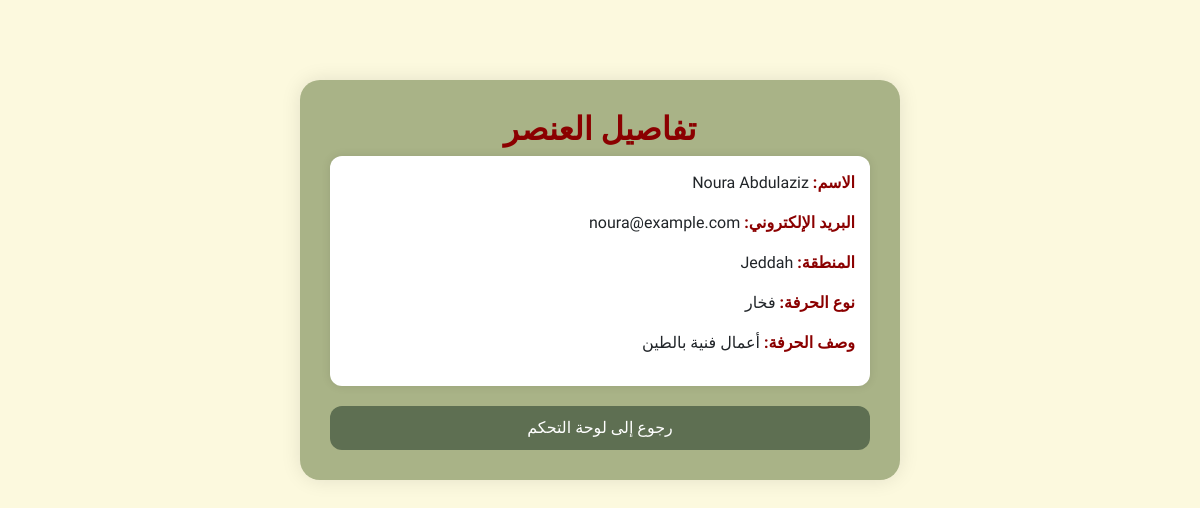
/view_item.php?id=2&type=artisans (signed in), run on the app's committed database.
### tables this page shows
CREATE TABLE `new_artisans` (
  `ArtisanId` int(11) NOT NULL,
  `FullName` varchar(255) NOT NULL,
  `Email` varchar(255) NOT NULL,
  `Region` varchar(100) NOT NULL,
  `CraftType` varchar(100) NOT NULL,
  `CraftDescription` text NOT NULL,
  `PortfolioFile` varchar(255) DEFAULT NULL,
  `CreatedDate` timestamp NOT NULL DEFAULT current_timestamp(),
  `PasswordHash` varchar(255) DEFAULT NULL,
  `UserId` int(11) DEFAULT NULL
);

### view_item.php (the view, shortened to what this page needs)
<?php
$conn = new mysqli("localhost", "root", "", "new_crafts_db");
$id = isset($_GET['id']) ? intval($_GET['id']) : 0;
$type = isset($_GET['type']) ? mysqli_real_escape_string($conn, $_GET['type']) : '';
$data = [];
if ($type === 'users') {
    $query = "SELECT UserId, Name, Email FROM new_users WHERE UserId = $id";
    $result = $conn->query($query);
    $data = $result->fetch_assoc();
} elseif ($type === 'profiles') {
    $query = "SELECT UserId, firstName, lastName, email, region, interests FROM new_profiles WHERE UserId = $id";
    $result = $conn->query($query);
    $data = $result->fetch_assoc();
} elseif ($type === 'artisans') {
    $query = "SELECT ArtisanId, FullName, Email, Region, CraftType, CraftDescription FROM new_artisans WHERE ArtisanId = $id";
    $result = $conn->query($query);
    $data = $result->fetch_assoc();
} elseif ($type === 'courses') {
    $query = "SELECT CourseId, Title, Description, CraftsmanId, Price FROM new_courses WHERE CourseId = $id";
    $result = $conn->query($query);
    $data = $result->fetch_assoc();
}
?>
<!DOCTYPE html>
<html lang="ar" dir="rtl">
<head>
    <link href="https://cdn.jsdelivr.net/npm/bootstrap@5.3.0/dist/css/bootstrap.rtl.min.css" rel="stylesheet">
</head>
<body>
<div class="container">
    <h2>تفاصيل العنصر</h2>
    <div class="detail-item">
        <?php if ($type === 'courses'): ?>
            <p><strong>اسم الدورة:</strong> <?= htmlspecialchars($data['Title']) ?></p>
            <p><strong>الوصف:</strong> <?= htmlspecialchars($data['Description']) ?></p>
            <p><strong>السعر:</strong> <?= htmlspecialchars($data['Price']) ?> ريال</p>
        <?php elseif ($type === 'users'): ?>
            <p><strong>الاسم:</strong> <?= htmlspecialchars($data['Name']) ?></p>
            <p><strong>البريد الإلكتروني:</strong> <?= htmlspecialchars($data['Email']) ?></p>
        <?php elseif ($type === 'artisans'): ?>
            <p><strong>الاسم:</strong> <?= htmlspecialchars($data['FullName']) ?></p>
            <p><strong>البريد الإلكتروني:</strong> <?= htmlspecialchars($data['Email']) ?></p>
            <p><strong>المنطقة:</strong> <?= htmlspecialchars($data['Region']) ?></p>
            <p><strong>نوع الحرفة:</strong> <?= htmlspecialchars($data['CraftType']) ?></p>
            <p><strong>وصف الحرفة:</strong> <?= htmlspecialchars($data['CraftDescription']) ?></p>
        <?php endif; ?>
    </div>
    <a href="admin_dashboard.php" class="btn-back">رجوع إلى لوحة التحكم</a>
</div>
</body>
</html>

### view_item.php (style rules this page uses)
body { background-color: #FCF9DE; font-family: 'Tajawal', sans-serif; padding: 80px 20px 100px; }
.container { background-color: #A9B387; border-radius: 20px; padding: 30px; box-shadow: 0 0 20px rgba(0, 0, 0, 0.1); max-width: 600px; margin: 0 auto; }
h2 { color: #8B0000; font-size: 32px; font-weight: bold; text-align: center; }
.detail-item { background-color: #FFF; padding: 15px; margin-bottom: 20px; border-radius: 12px; box-shadow: 0 0 10px rgba(0, 0, 0, 0.1); }
.detail-item strong { color: #8B0000; }
.btn-back { margin-top: 20px; background-color: #5E6F52; color: white; padding: 10px 25px; text-decoration: none; border-radius: 12px; display: block; text-align: center; }

### data on the page
new_artisans: FullName "Noura Abdulaziz", Email "noura@example.com", Region "Jeddah", CraftType "فخار", CraftDescription "أعمال فنية بالطين"
